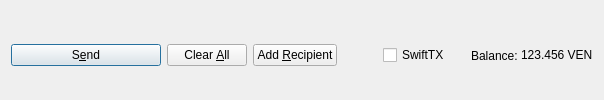
         <widget class="QFrame" name="frame_Send">
          <layout class="QHBoxLayout" name="horizontalLayout">
           <property name="bottomMargin">
            <number>0</number>
           </property>
           <item>
            <widget class="QPushButton" name="sendButton">
             <property name="minimumSize">
              <size>
               <width>150</width>
               <height>0</height>
              </size>
             </property>
             <property name="toolTip">
              <string>Confirm the send action</string>
             </property>
             <property name="text">
              <string>S&amp;end</string>
             </property>
             <property name="icon">
              <iconset resource="../venture.qrc">
               <normaloff>:/icons/send</normaloff>:/icons/send</iconset>
             </property>
             <property name="autoDefault">
              <bool>false</bool>
             </property>
             <property name="default">
              <bool>true</bool>
             </property>
            </widget>
           </item>
           <item>
            <widget class="QPushButton" name="clearButton">
             <property name="sizePolicy">
              <sizepolicy hsizetype="Minimum" vsizetype="Fixed">
               <horstretch>0</horstretch>
               <verstretch>0</verstretch>
              </sizepolicy>
             </property>
             <property name="toolTip">
              <string>Clear all fields of the form.</string>
             </property>
             <property name="text">
              <string>Clear &amp;All</string>
             </property>
             <property name="icon">
              <iconset resource="../venture.qrc">
               <normaloff>:/icons/remove</normaloff>:/icons/remove</iconset>
             </property>
             <property name="autoDefault">
              <bool>false</bool>
             </property>
            </widget>
           </item>
           <item>
            <widget class="QPushButton" name="addButton">
             <property name="toolTip">
              <string>Send to multiple recipients at once</string>
             </property>
             <property name="text">
              <string>Add &amp;Recipient</string>
             </property>
             <property name="icon">
              <iconset resource="../venture.qrc">
               <normaloff>:/icons/add</normaloff>:/icons/add</iconset>
             </property>
             <property name="autoDefault">
              <bool>false</bool>
             </property>
            </widget>
           </item>
           <item>
            <spacer name="horizontalSpacer">
             <property name="orientation">
              <enum>Qt::Horizontal</enum>
             </property>
             <property name="sizeHint" stdset="0">
              <size>
               <width>40</width>
               <height>20</height>
              </size>
             </property>
            </spacer>
           </item>
           <item>
            <layout class="QHBoxLayout" name="horizontalLayout_2">
             <property name="spacing">
              <number>3</number>
             </property>
             <item>
              <widget class="QCheckBox" name="checkSwiftTX">
               <property name="enabled">
                <bool>true</bool>
               </property>
               <property name="minimumSize">
                <size>
                 <width>85</width>
                 <height>0</height>
                </size>
               </property>
               <property name="text">
                <string>SwiftTX</string>
               </property>
              </widget>
             </item>
             <item>
              <widget class="QLabel" name="label">
               <property name="text">
                <string>Balance:</string>
               </property>
              </widget>
             </item>
             <item>
              <widget class="QLabel" name="labelBalance">
               <property name="sizePolicy">
                <sizepolicy hsizetype="Preferred" vsizetype="Fixed">
                 <horstretch>0</horstretch>
                 <verstretch>0</verstretch>
                </sizepolicy>
               </property>
               <property name="cursor">
                <cursorShape>IBeamCursor</cursorShape>
               </property>
               <property name="text">
                <string notr="true">123.456 VEN</string>
               </property>
               <property name="textInteractionFlags">
                <set>Qt::LinksAccessibleByMouse|Qt::TextSelectableByKeyboard|Qt::TextSelectableByMouse</set>
               </property>
              </widget>
             </item>
            </layout>
           </item>
          </layout>
         </widget>
